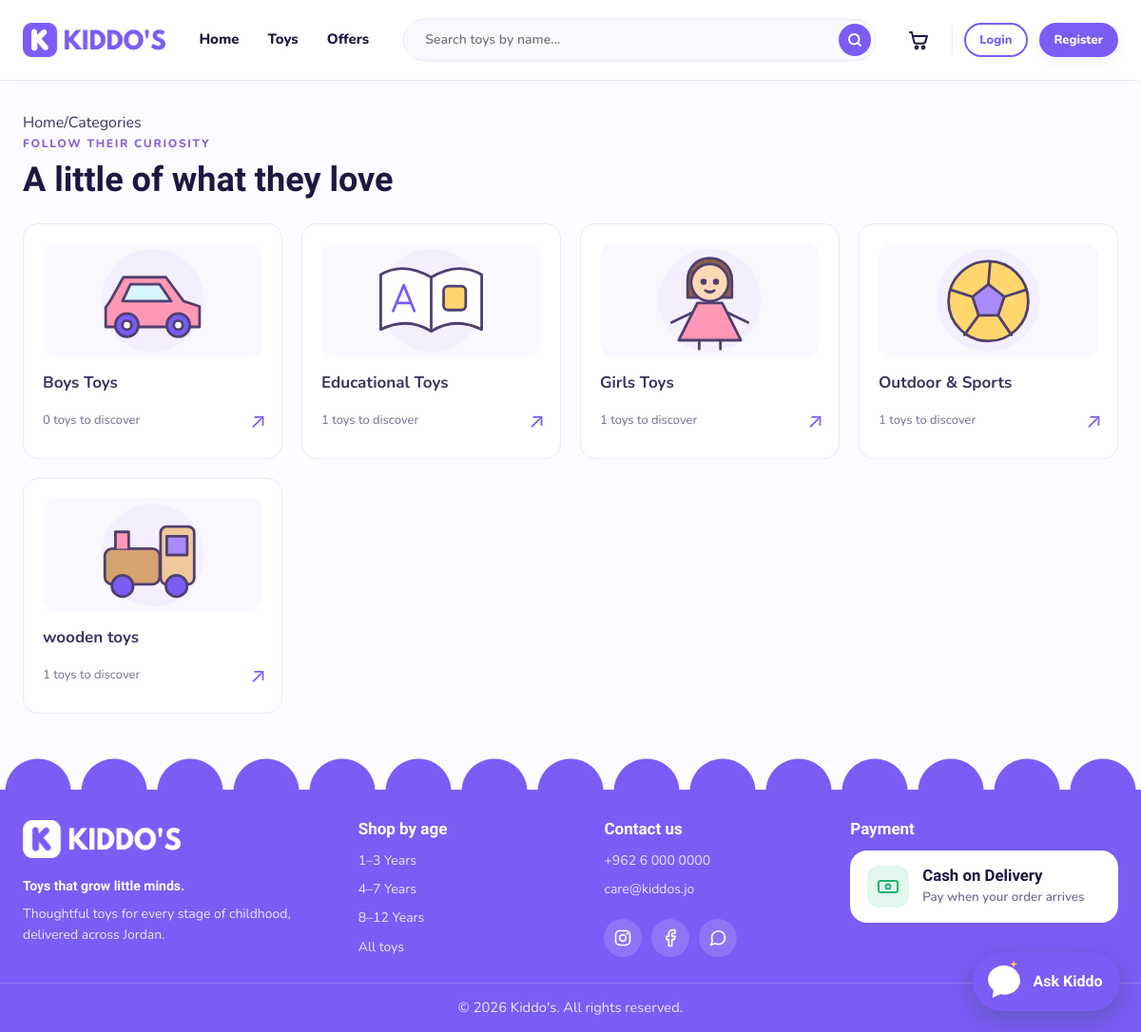
The app's page /products/categories.php with its own data.
### tables this page shows
CREATE TABLE IF NOT EXISTS `categories` (
  `id` int(10) UNSIGNED NOT NULL AUTO_INCREMENT,
  `name` varchar(60) NOT NULL,
  `slug` varchar(60) NOT NULL,
  `description` varchar(255) DEFAULT NULL,
  `icon` varchar(50) DEFAULT NULL,
  `created_at` datetime NOT NULL DEFAULT current_timestamp(),
  PRIMARY KEY (`id`),
  UNIQUE KEY `uq_categories_name` (`name`),
  UNIQUE KEY `uq_categories_slug` (`slug`)
);

### classes/ToyCatalog.php (called while the page is built, shortened)
<?php
class ToyCatalog
{
    private PDO $pdo;
    public function __construct(PDO $pdo)
    {
        $this->pdo = $pdo;
    }
    public function getShopCategories(): array
    {
        return $this->getCategoriesWithToyCount();
    }
    public function getCategoriesWithToyCount(): array
    {
        $sql = "SELECT c.id, c.name, c.slug, c.description, c.icon,
                       COUNT(p.id) AS toy_count
                FROM categories c
                LEFT JOIN products p ON p.category_id = c.id AND p.is_active = 1
                GROUP BY c.id, c.name, c.slug, c.description, c.icon
                ORDER BY c.name ASC";
        return $this->pdo->query($sql)->fetchAll();
    }
}

### includes/category_visuals.php (called while the page is built)
<?php
function shopCategoryIllustration(string $name): string
{
    $name = strtolower($name);
    $matches = [
        'plush' => 'baby', 'doll' => 'doll', 'figure' => 'doll', 'vehicle' => 'vehicle', 'rc toys' => 'vehicle', 'craft' => 'crafts', 'baby' => 'baby', 'toddler' => 'baby',
        'brain' => 'puzzle', 'construct' => 'blocks', 'building' => 'blocks',
        'educat' => 'education', 'electron' => 'robot', 'gaming' => 'gaming',
        'music' => 'music', 'outdoor' => 'sports', 'sport' => 'sports',
        'pretend' => 'pretend', 'role' => 'pretend', 'puzzle' => 'puzzle',
        'board' => 'puzzle', 'science' => 'science', 'experiment' => 'science',
        'shared' => 'shared', 'water' => 'water', 'wood' => 'wooden',
        'girls' => 'doll', 'boys' => 'vehicle', 'vehicle' => 'vehicle',
    ];
    foreach ($matches as $keyword => $file) {
        if (str_contains($name, $keyword)) return BASE_URL . '/assets/images/categories/' . $file . '.svg';
    }
    return BASE_URL . '/assets/images/categories/shared.svg';
}

### includes/category_grid.php (the view, shortened to what this page needs)
<div class="category-discovery-grid">
<?php foreach ($categories as $category): ?>
    <a class="category-discovery-card" href="<?= BASE_URL ?>/products/index.php?category=<?= urlencode($category['slug']) ?>">
        <span class="category-art"><img src="<?= htmlspecialchars(shopCategoryIllustration($category['name'])) ?>" alt="" width="160" height="120" loading="lazy"></span>
        <span class="category-card-copy"><strong><?= htmlspecialchars($category['name']) ?></strong><small><?= (int) $category['toy_count'] ?> toys to discover</small></span>
        <span class="category-card-arrow" aria-hidden="true">↗</span>
    </a>
<?php endforeach; ?>
</div>

### records on screen
categories: shows a picture, name "Boys Toys", toy_count "0"
categories: shows a picture, name "Educational Toys", toy_count "1"
categories: shows a picture, name "Girls Toys", toy_count "1"
categories: shows a picture, name "Outdoor & Sports", toy_count "1"
categories: shows a picture, name "wooden toys", toy_count "1"

### other values on screen
$label "Home"
$label "Toys"
$label "Offers"
$age['name'] "1–3 Years"
$age['name'] "4–7 Years"
$age['name'] "8–12 Years"
